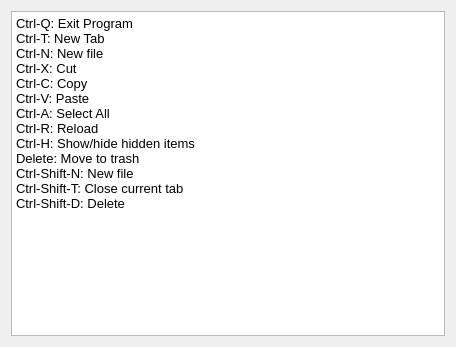
<?xml version="1.0" encoding="UTF-8"?>
<ui version="4.0">
 <class>KeyboardShortcutsDialog</class>
 <widget class="QDialog" name="KeyboardShortcutsDialog">
  <property name="geometry">
   <rect>
    <x>0</x>
    <y>0</y>
    <width>456</width>
    <height>347</height>
   </rect>
  </property>
  <property name="windowTitle">
   <string>Keyboard Shortcuts</string>
  </property>
  <layout class="QVBoxLayout" name="verticalLayout_2">
   <item>
    <layout class="QVBoxLayout" name="verticalLayout">
     <item>
      <widget class="QTextEdit" name="textEdit">
       <property name="readOnly">
        <bool>true</bool>
       </property>
       <property name="html">
        <string>&lt;!DOCTYPE HTML PUBLIC &quot;-//W3C//DTD HTML 4.0//EN&quot; &quot;http://www.w3.org/TR/REC-html40/strict.dtd&quot;&gt;
&lt;html&gt;&lt;head&gt;&lt;meta name=&quot;qrichtext&quot; content=&quot;1&quot; /&gt;&lt;style type=&quot;text/css&quot;&gt;
p, li { white-space: pre-wrap; }
&lt;/style&gt;&lt;/head&gt;&lt;body style=&quot; font-family:'Noto Sans'; font-size:9pt; font-weight:400; font-style:normal;&quot;&gt;
&lt;p style=&quot; margin-top:0px; margin-bottom:0px; margin-left:0px; margin-right:0px; -qt-block-indent:0; text-indent:0px;&quot;&gt;&lt;span style=&quot; font-size:10pt;&quot;&gt;Ctrl-Q: Exit Program&lt;/span&gt;&lt;/p&gt;
&lt;p style=&quot; margin-top:0px; margin-bottom:0px; margin-left:0px; margin-right:0px; -qt-block-indent:0; text-indent:0px;&quot;&gt;&lt;span style=&quot; font-size:10pt;&quot;&gt;Ctrl-T: New Tab&lt;/span&gt;&lt;/p&gt;
&lt;p style=&quot; margin-top:0px; margin-bottom:0px; margin-left:0px; margin-right:0px; -qt-block-indent:0; text-indent:0px;&quot;&gt;&lt;span style=&quot; font-size:10pt;&quot;&gt;Ctrl-N: New file&lt;/span&gt;&lt;/p&gt;
&lt;p style=&quot; margin-top:0px; margin-bottom:0px; margin-left:0px; margin-right:0px; -qt-block-indent:0; text-indent:0px;&quot;&gt;&lt;span style=&quot; font-size:10pt;&quot;&gt;Ctrl-X: Cut&lt;/span&gt;&lt;/p&gt;
&lt;p style=&quot; margin-top:0px; margin-bottom:0px; margin-left:0px; margin-right:0px; -qt-block-indent:0; text-indent:0px;&quot;&gt;&lt;span style=&quot; font-size:10pt;&quot;&gt;Ctrl-C: Copy&lt;/span&gt;&lt;/p&gt;
&lt;p style=&quot; margin-top:0px; margin-bottom:0px; margin-left:0px; margin-right:0px; -qt-block-indent:0; text-indent:0px;&quot;&gt;&lt;span style=&quot; font-size:10pt;&quot;&gt;Ctrl-V: Paste&lt;/span&gt;&lt;/p&gt;
&lt;p style=&quot; margin-top:0px; margin-bottom:0px; margin-left:0px; margin-right:0px; -qt-block-indent:0; text-indent:0px;&quot;&gt;&lt;span style=&quot; font-size:10pt;&quot;&gt;Ctrl-A: Select All&lt;/span&gt;&lt;/p&gt;
&lt;p style=&quot; margin-top:0px; margin-bottom:0px; margin-left:0px; margin-right:0px; -qt-block-indent:0; text-indent:0px;&quot;&gt;&lt;span style=&quot; font-size:10pt;&quot;&gt;Ctrl-R: Reload&lt;/span&gt;&lt;/p&gt;
&lt;p style=&quot; margin-top:0px; margin-bottom:0px; margin-left:0px; margin-right:0px; -qt-block-indent:0; text-indent:0px;&quot;&gt;&lt;span style=&quot; font-size:10pt;&quot;&gt;Ctrl-H: Show/hide hidden items&lt;/span&gt;&lt;/p&gt;
&lt;p style=&quot; margin-top:0px; margin-bottom:0px; margin-left:0px; margin-right:0px; -qt-block-indent:0; text-indent:0px;&quot;&gt;&lt;span style=&quot; font-size:10pt;&quot;&gt;Delete: Move to trash&lt;/span&gt;&lt;/p&gt;
&lt;p style=&quot; margin-top:0px; margin-bottom:0px; margin-left:0px; margin-right:0px; -qt-block-indent:0; text-indent:0px;&quot;&gt;&lt;span style=&quot; font-size:10pt;&quot;&gt;Ctrl-Shift-N: New file&lt;/span&gt;&lt;/p&gt;
&lt;p style=&quot; margin-top:0px; margin-bottom:0px; margin-left:0px; margin-right:0px; -qt-block-indent:0; text-indent:0px;&quot;&gt;&lt;span style=&quot; font-size:10pt;&quot;&gt;Ctrl-Shift-T: Close current tab&lt;/span&gt;&lt;/p&gt;
&lt;p style=&quot; margin-top:0px; margin-bottom:0px; margin-left:0px; margin-right:0px; -qt-block-indent:0; text-indent:0px;&quot;&gt;&lt;span style=&quot; font-size:10pt;&quot;&gt;Ctrl-Shift-D: Delete&lt;/span&gt;&lt;/p&gt;&lt;/body&gt;&lt;/html&gt;</string>
       </property>
      </widget>
     </item>
    </layout>
   </item>
  </layout>
 </widget>
 <resources/>
 <connections/>
</ui>
